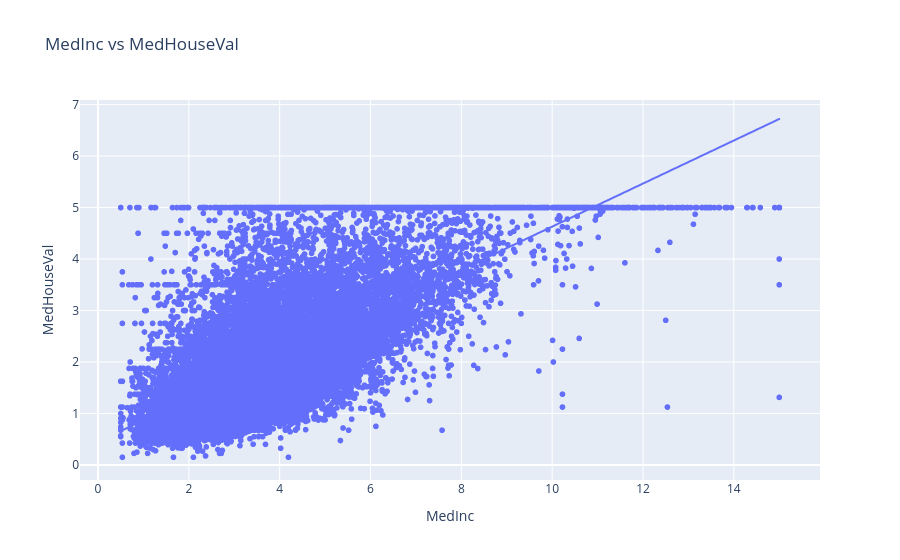
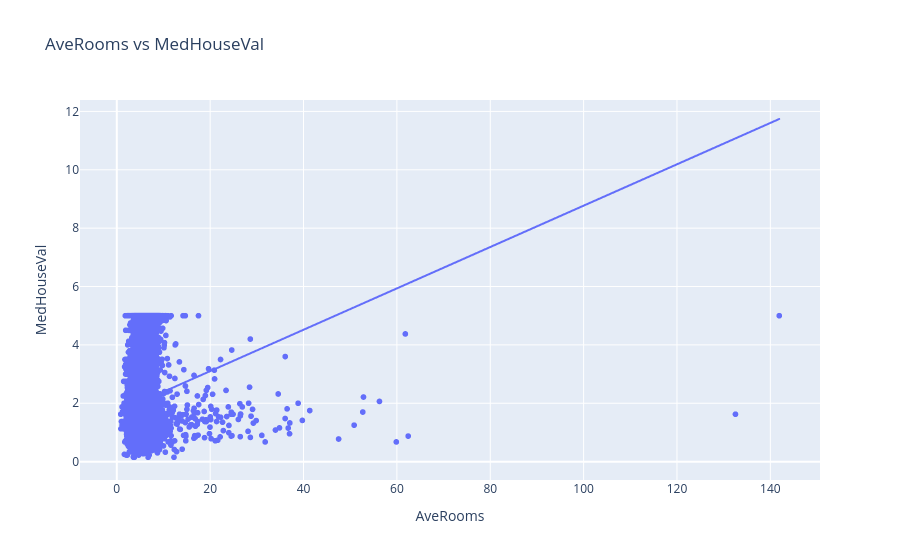
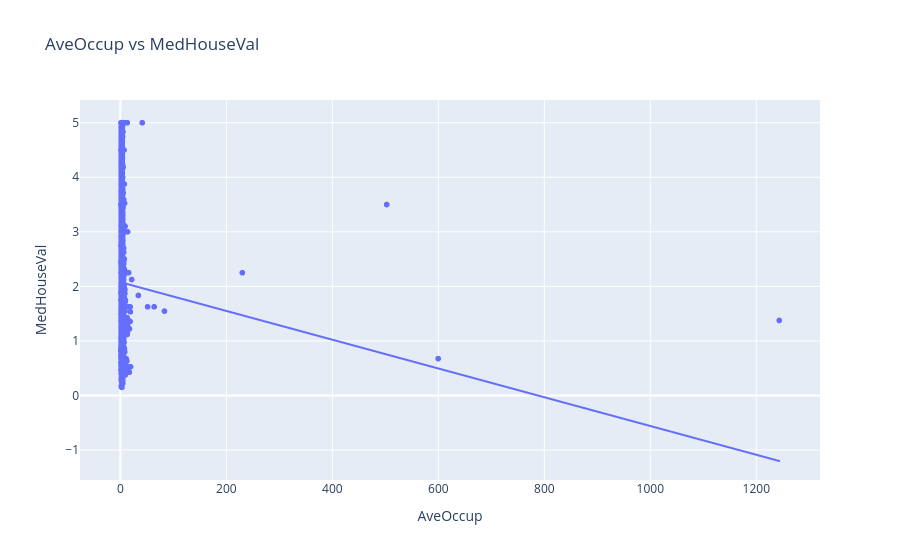
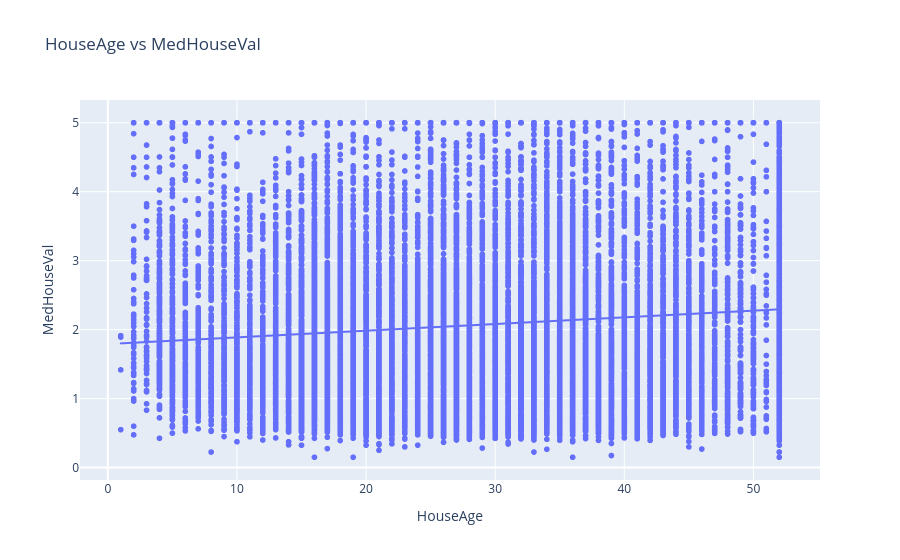

The notebook cell saved with these charts, in order:
### Code cell
# Create a function to automate scatter plots for all features vs MedHouseVal.
# Hint: The function should loop over a list of features and plot scatter plots for each.
# Use the function to visualize the relationships between multiple features and the target variable.
# Features: ['MedInc', 'AveRooms', 'AveOccup', 'HouseAge']
# Target: 'MedHouseVal'

# Define your function:
def visualizeHousingData(housing_data, feature):

    fig = px.scatter(
        housing_data,
        x= feature,
        y="MedHouseVal",
        trendline="ols",
        title=f"{feature} vs MedHouseVal")

    fig.show()

# Call the function
visualizeHousingData(housing_data, "MedInc") 
visualizeHousingData(housing_data, "AveRooms")
visualizeHousingData(housing_data, "AveOccup")
visualizeHousingData(housing_data, "HouseAge")

### Figure 1 — Plotly figure (JSON) as saved in the notebook; plotly's stock layout.template omitted (floating-point values rounded to 4 significant figures; data arrays with more than 128 entries replaced by an {"elided": "..."} marker saying what was removed)
{"data": [{"hovertemplate": "MedInc=%{x}<br>MedHouseVal=%{y}<extra></extra>", "legendgroup": "", "marker": {"color": "#636efa", "symbol": "circle"}, "mode": "markers", "name": "", "showlegend": false, "type": "scattergl", "x": {"elided": "20640 float values"}, "xaxis": "x", "y": {"elided": "20640 float values"}, "yaxis": "y"}, {"hovertemplate": "<b>OLS trendline</b><br>MedHouseVal = 0.417938 * MedInc + 0.450856<br>R<sup>2</sup>=0.473447<br><br>MedInc=%{x}<br>MedHouseVal=%{y} <b>(trend)</b><extra></extra>", "legendgroup": "", "marker": {"color": "#636efa", "symbol": "circle"}, "mode": "lines", "name": "", "showlegend": false, "type": "scattergl", "x": {"elided": "20640 float values"}, "xaxis": "x", "y": {"elided": "20640 float values"}, "yaxis": "y"}], "layout": {"legend": {"tracegroupgap": 0}, "title": {"text": "MedInc vs MedHouseVal"}, "xaxis": {"anchor": "y", "domain": [0, 1], "title": {"text": "MedInc"}}, "yaxis": {"anchor": "x", "domain": [0, 1], "title": {"text": "MedHouseVal"}}}}

### Figure 2 — Plotly figure (JSON) as saved in the notebook; plotly's stock layout.template omitted (floating-point values rounded to 4 significant figures; data arrays with more than 128 entries replaced by an {"elided": "..."} marker saying what was removed)
{"data": [{"hovertemplate": "AveRooms=%{x}<br>MedHouseVal=%{y}<extra></extra>", "legendgroup": "", "marker": {"color": "#636efa", "symbol": "circle"}, "mode": "markers", "name": "", "showlegend": false, "type": "scattergl", "x": {"elided": "20640 float values"}, "xaxis": "x", "y": {"elided": "20640 float values"}, "yaxis": "y"}, {"hovertemplate": "<b>OLS trendline</b><br>MedHouseVal = 0.0708688 * AveRooms + 1.68381<br>R<sup>2</sup>=0.023088<br><br>AveRooms=%{x}<br>MedHouseVal=%{y} <b>(trend)</b><extra></extra>", "legendgroup": "", "marker": {"color": "#636efa", "symbol": "circle"}, "mode": "lines", "name": "", "showlegend": false, "type": "scattergl", "x": {"elided": "20640 float values"}, "xaxis": "x", "y": {"elided": "20640 float values"}, "yaxis": "y"}], "layout": {"legend": {"tracegroupgap": 0}, "title": {"text": "AveRooms vs MedHouseVal"}, "xaxis": {"anchor": "y", "domain": [0, 1], "title": {"text": "AveRooms"}}, "yaxis": {"anchor": "x", "domain": [0, 1], "title": {"text": "MedHouseVal"}}}}

### Figure 3 — Plotly figure (JSON) as saved in the notebook; plotly's stock layout.template omitted (floating-point values rounded to 4 significant figures; data arrays with more than 128 entries replaced by an {"elided": "..."} marker saying what was removed)
{"data": [{"hovertemplate": "AveOccup=%{x}<br>MedHouseVal=%{y}<extra></extra>", "legendgroup": "", "marker": {"color": "#636efa", "symbol": "circle"}, "mode": "markers", "name": "", "showlegend": false, "type": "scattergl", "x": {"elided": "20640 float values"}, "xaxis": "x", "y": {"elided": "20640 float values"}, "yaxis": "y"}, {"hovertemplate": "<b>OLS trendline</b><br>MedHouseVal = -0.00263738 * AveOccup + 2.07666<br>R<sup>2</sup>=0.000563<br><br>AveOccup=%{x}<br>MedHouseVal=%{y} <b>(trend)</b><extra></extra>", "legendgroup": "", "marker": {"color": "#636efa", "symbol": "circle"}, "mode": "lines", "name": "", "showlegend": false, "type": "scattergl", "x": {"elided": "20640 float values"}, "xaxis": "x", "y": {"elided": "20640 float values"}, "yaxis": "y"}], "layout": {"legend": {"tracegroupgap": 0}, "title": {"text": "AveOccup vs MedHouseVal"}, "xaxis": {"anchor": "y", "domain": [0, 1], "title": {"text": "AveOccup"}}, "yaxis": {"anchor": "x", "domain": [0, 1], "title": {"text": "MedHouseVal"}}}}

### Figure 4 — Plotly figure (JSON) as saved in the notebook; plotly's stock layout.template omitted (floating-point values rounded to 4 significant figures; data arrays with more than 128 entries replaced by an {"elided": "..."} marker saying what was removed)
{"data": [{"hovertemplate": "HouseAge=%{x}<br>MedHouseVal=%{y}<extra></extra>", "legendgroup": "", "marker": {"color": "#636efa", "symbol": "circle"}, "mode": "markers", "name": "", "showlegend": false, "type": "scattergl", "x": {"elided": "20640 float values"}, "xaxis": "x", "y": {"elided": "20640 float values"}, "yaxis": "y"}, {"hovertemplate": "<b>OLS trendline</b><br>MedHouseVal = 0.0096845 * HouseAge + 1.7912<br>R<sup>2</sup>=0.011156<br><br>HouseAge=%{x}<br>MedHouseVal=%{y} <b>(trend)</b><extra></extra>", "legendgroup": "", "marker": {"color": "#636efa", "symbol": "circle"}, "mode": "lines", "name": "", "showlegend": false, "type": "scattergl", "x": {"elided": "20640 float values"}, "xaxis": "x", "y": {"elided": "20640 float values"}, "yaxis": "y"}], "layout": {"legend": {"tracegroupgap": 0}, "title": {"text": "HouseAge vs MedHouseVal"}, "xaxis": {"anchor": "y", "domain": [0, 1], "title": {"text": "HouseAge"}}, "yaxis": {"anchor": "x", "domain": [0, 1], "title": {"text": "MedHouseVal"}}}}
